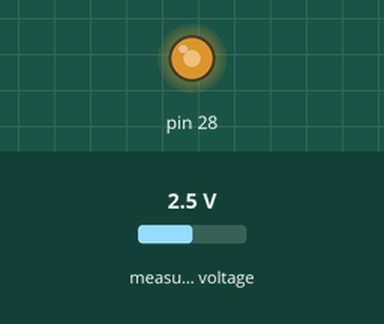
The sketch below on a simulated Teensy 4. Parts: output pins drawn as LEDs (lit = HIGH). The test bench sets the inputs (shaded band); at power-on: measured voltage 2.5 V. What the sketch prints to the serial monitor is not drawn.

Above: at 0.15 s.
At 1.09 s:
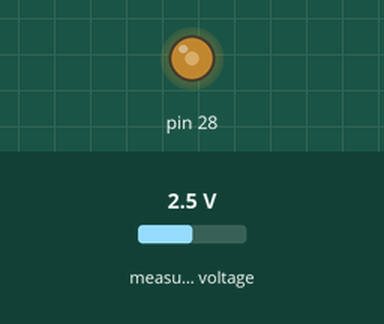
Timing chart, 0 to 16.9 s (numbered marks = the images above):
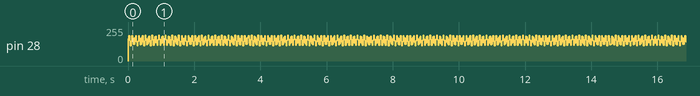

The sketch:

4wire_firmWareV1_16bitADC.ino
```cpp
/*
   4-wire Firmware
   WAG _ Project H.aHK Box _ 4-wire AC Daugter Card
   Version 1.1
   S. Shaw
   2/13/2022

   Outputs a sine wave with user defined frequency to Teensy DAC hardware
   Calculates and outputs an RMS Voltage value at a user defined Read_Out_Rate
*/

// User Inputs
float freq_sin = 10; // Frequency of Sine Wave Modulation (Hz), [1, 160] range allowed given Nyquist sampling rate of 2 samples per period, 320 max SPS of ADC
int Num_Cycles = 10; // integer used for # of cycles per read window or the Read Out Rate.

// preset/calcuated values
float rms_sum, tim; //rms sum for RMS calculations, tim for outputting sinwave based on time
int frame; //integer used to keep track of what frame in a given window the current reading is
float period = 1 / freq_sin; // Calculate period of sine wave
int window_length = (period * Num_Cycles) / 0.0061; //integer calculated to provide the # of frames, or readings, that will be used per RMS calculation (SPS/Read Out Rate)
float twopi = 3.14159 * 2; //For sin wave generation
int tim_old = 0;

// Imports ADC library and defines hardware-to-software definition for library
#include<ADS1115_WE.h>
#include<Wire.h>
#define I2C_ADDRESS 0x48
ADS1115_WE adc = ADS1115_WE(I2C_ADDRESS);


void setup() {
  analogWriteResolution(12); //Define DAC output pin for sin wave generation
  Wire.begin();
  Serial.begin(115200); //Begin serial comm for debug
  while ( !Serial ) ; //Wait for serial comm to initialize
  // Error handling if ADC not found. Might need to run nauStartupCode or check wiring
  if (!adc.init()) {
    Serial.println("ADS1115 not connected!");
  }

  // Define ADC settings
  adc.setVoltageRange_mV(ADS1115_RANGE_4096); //comment line/change parameter to change range
  adc.setCompareChannels(ADS1115_COMP_0_GND); //comment line/change parameter to change channel
  adc.setConvRate(ADS1115_860_SPS); //uncomment if you want to change the default
  adc.setMeasureMode(ADS1115_CONTINUOUS); //comment line/change parameter to change mode

  // set dynamic variable starting values
  rms_sum = 0;
  frame = 1;
  Serial.println("");
  Serial.println(window_length);
  Serial.println("Window Length ^^");
  Serial.println("");
}


void loop() {

  /*
    // prototype code: delay until we are at wave peak
    tim = micros(); //Calculate microseconds
    // If current time is not lined up approximatly at 1/4 the sine wave, or with the first peak of a cycle, delay until alligned
    if ((int(tim) % int(period * 1000000)) > (period * 250100) | (int(tim) % int(period * 1000000)) < (period * 249900)) {
      delayMicroseconds(int(period * 1000000) - (int(tim) % int(period * 1000000)) + period * 250000);
      //Serial.print("Wait!!!!");
    }
    //tim = micros();
    //Serial.println(int(tim) % int(period * 1000000));
  */

  tim = micros() / 1000000.0; //Calculate Seconds
  Sin(freq_sin, tim, period); // Run next sinwave output voltage level based on frequency and time
  if ((tim * 1000000) - tim_old >= 6100) //trying to get to 6100 microseconds or 6.100 millis between readings
  {
    if (frame <= window_length)
    {
      rms_sum = rms_sum + sq(readChannel(ADS1115_COMP_0_GND));
      frame = frame + 1; // Update frame # for next ADC measurement
      //Serial.println(tim, 6);
      //Serial.println((nau.read() / 8388608.0) * 2.5);
    }

    else if (frame > window_length) {
      //Calculate final RMS value and output
      float rms_volt = sqrt(rms_sum / window_length);
      Serial.println("RMS_Voltage");
      Serial.println("");
      Serial.println(rms_volt, 6);
      Serial.println("");
      //Serial.print(tim, 7);
      //Serial.println("");

      rms_sum = 0;
      frame = 1; //reinitialize frame integer to 0 for next window of measurements/ next RMS value
    }
    tim_old = micros();
  }

}


float readChannel(ADS1115_MUX channel) {
  float voltage = 0.0;
  adc.setCompareChannels(channel);
  voltage = adc.getResult_V(); // alternative: getResult_mV for Millivolt
  return voltage;
}


// Sine Wave Generator Code function: Uses a table of 1024 sine wave values from [0, 1] as ratios for computing correct DAC output.

void Sin(float freq_m, float tim, float period) {
  //Full resolution is 4095, over 3.3 V -> 0.00080586 V per bit
  // Currently set to 500mV amplitude, 2V offset

  float window_tim = int(tim * 100000) % int(period * 100000); // window time in us
  float sin_values[] = {0.000000, 0.006142, 0.012284, 0.018425, 0.024565, 0.030705, 0.036843, 0.042980, 0.049116, 0.055249, 0.061381, 0.067510, 0.073636, 0.079760, 0.085881, 0.091999, 0.098113,
                        0.104223, 0.110330, 0.116432, 0.122530, 0.128623, 0.134712, 0.140795, 0.146873, 0.152946, 0.159012, 0.165073, 0.171128, 0.177176, 0.183217, 0.189251, 0.195279,
                        0.201299, 0.207311, 0.213316, 0.219312, 0.225300, 0.231280, 0.237251, 0.243213, 0.249166, 0.255110, 0.261043, 0.266967, 0.272881, 0.278785, 0.284678, 0.290561,
                        0.296432, 0.302292, 0.308141, 0.313978, 0.319804, 0.325617, 0.331418, 0.337206, 0.342982, 0.348745, 0.354495, 0.360231, 0.365954, 0.371663, 0.377358, 0.383039,
                        0.388705, 0.394356, 0.399993, 0.405615, 0.411221, 0.416812, 0.422387, 0.427946, 0.433489, 0.439016, 0.444526, 0.450019, 0.455495, 0.460954, 0.466396, 0.471820,
                        0.477227, 0.482615, 0.487985, 0.493337, 0.498670, 0.503985, 0.509280, 0.514556, 0.519813, 0.525050, 0.530267, 0.535464, 0.540641, 0.545798, 0.550934, 0.556050,
                        0.561144, 0.566217, 0.571269, 0.576299, 0.581308, 0.586294, 0.591259, 0.596201, 0.601121, 0.606018, 0.610892, 0.615743, 0.620571, 0.625375, 0.630156, 0.634913,
                        0.639646, 0.644355, 0.649040, 0.653700, 0.658336, 0.662947, 0.667532, 0.672093, 0.676628, 0.681138, 0.685622, 0.690080, 0.694512, 0.698918, 0.703297, 0.707650,
                        0.711977, 0.716276, 0.720548, 0.724794, 0.729012, 0.733202, 0.737365, 0.741500, 0.745607, 0.749685, 0.753736, 0.757758, 0.761751, 0.765716, 0.769652, 0.773559,
                        0.777437, 0.781285, 0.785104, 0.788893, 0.792653, 0.796382, 0.800082, 0.803751, 0.807390, 0.810999, 0.814577, 0.818124, 0.821641, 0.825126, 0.828580, 0.832003,
                        0.835395, 0.838755, 0.842084, 0.845380, 0.848645, 0.851878, 0.855079, 0.858247, 0.861383, 0.864487, 0.867558, 0.870596, 0.873601, 0.876574, 0.879513, 0.882419,
                        0.885292, 0.888132, 0.890938, 0.893710, 0.896449, 0.899154, 0.901825, 0.904462, 0.907064, 0.909633, 0.912167, 0.914667, 0.917133, 0.919563, 0.921959, 0.924321,
                        0.926647, 0.928939, 0.931195, 0.933416, 0.935602, 0.937753, 0.939869, 0.941949, 0.943993, 0.946002, 0.947975, 0.949912, 0.951814, 0.953680, 0.955509, 0.957303,
                        0.959060, 0.960782, 0.962467, 0.964116, 0.965728, 0.967304, 0.968843, 0.970346, 0.971813, 0.973242, 0.974635, 0.975992, 0.977311, 0.978593, 0.979839, 0.981048,
                        0.982219, 0.983354, 0.984451, 0.985512, 0.986535, 0.987521, 0.988469, 0.989381, 0.990255, 0.991092, 0.991891, 0.992653, 0.993377, 0.994064, 0.994714, 0.995326,
                        0.995900, 0.996437, 0.996937, 0.997398, 0.997822, 0.998209, 0.998557, 0.998869, 0.999142, 0.999378, 0.999576, 0.999736, 0.999859, 0.999943, 0.999991, 1.000000,
                        0.999972, 0.999906, 0.999802, 0.999661, 0.999481, 0.999264, 0.999010, 0.998718, 0.998388, 0.998020, 0.997615, 0.997172, 0.996692, 0.996174, 0.995618, 0.995025,
                        0.994394, 0.993726, 0.993020, 0.992277, 0.991496, 0.990678, 0.989823, 0.988930, 0.988000, 0.987032, 0.986028, 0.984986, 0.983907, 0.982791, 0.981638, 0.980448,
                        0.979221, 0.977957, 0.976656, 0.975318, 0.973943, 0.972532, 0.971084, 0.969599, 0.968078, 0.966521, 0.964926, 0.963296, 0.961629, 0.959926, 0.958186, 0.956411,
                        0.954599, 0.952751, 0.950868, 0.948948, 0.946993, 0.945002, 0.942975, 0.940913, 0.938815, 0.936682, 0.934514, 0.932310, 0.930071, 0.927797, 0.925488, 0.923144,
                        0.920766, 0.918352, 0.915904, 0.913422, 0.910905, 0.908353, 0.905767, 0.903147, 0.900494, 0.897806, 0.895084, 0.892328, 0.889539, 0.886716, 0.883860, 0.880970,
                        0.878048, 0.875092, 0.872103, 0.869081, 0.866026, 0.862939, 0.859819, 0.856667, 0.853482, 0.850266, 0.847017, 0.843736, 0.840423, 0.837079, 0.833703, 0.830296,
                        0.826857, 0.823387, 0.819886, 0.816354, 0.812792, 0.809198, 0.805575, 0.801920, 0.798236, 0.794521, 0.790777, 0.787002, 0.783198, 0.779365, 0.775502, 0.771609,
                        0.767688, 0.763737, 0.759758, 0.755750, 0.751714, 0.747649, 0.743557, 0.739436, 0.735287, 0.731110, 0.726906, 0.722674, 0.718416, 0.714130, 0.709817, 0.705477,
                        0.701111, 0.696718, 0.692299, 0.687854, 0.683383, 0.678886, 0.674364, 0.669816, 0.665243, 0.660644, 0.656021, 0.651373, 0.646701, 0.642004, 0.637283, 0.632538,
                        0.627769, 0.622976, 0.618160, 0.613320, 0.608458, 0.603572, 0.598664, 0.593733, 0.588779, 0.583804, 0.578806, 0.573787, 0.568746, 0.563683, 0.558599, 0.553495,
                        0.548369, 0.543222, 0.538055, 0.532868, 0.527661, 0.522434, 0.517187, 0.511920, 0.506635, 0.501330, 0.496006, 0.490664, 0.485303, 0.479923, 0.474526, 0.469111,
                        0.463678, 0.458227, 0.452759, 0.447274, 0.441773, 0.436254, 0.430719, 0.425168, 0.419601, 0.414018, 0.408420, 0.402806, 0.397177, 0.391532, 0.385873, 0.380200,
                        0.374512, 0.368810, 0.363094, 0.357365, 0.351622, 0.345865, 0.340096, 0.334314, 0.328519, 0.322712, 0.316892, 0.311061, 0.305218, 0.299363, 0.293498, 0.287621,
                        0.281733, 0.275834, 0.269926, 0.264007, 0.258078, 0.252139, 0.246191, 0.240233, 0.234267, 0.228291, 0.222307, 0.216315, 0.210314, 0.204306, 0.198290, 0.192266,
                        0.186235, 0.180197, 0.174152, 0.168101, 0.162043, 0.155980, 0.149910, 0.143835, 0.137754, 0.131668, 0.125577, 0.119481, 0.113381, 0.107277, 0.101168, 0.095056,
                        0.088940, 0.082821, 0.076699, 0.070573, 0.064446, 0.058315, 0.052183, 0.046048, 0.039912, 0.033774, 0.027635, 0.021495, 0.015354, 0.009213, 0.003071, -0.003071,
                        -0.009213, -0.015354, -0.021495, -0.027635, -0.033774, -0.039912, -0.046048, -0.052183, -0.058315, -0.064446, -0.070573, -0.076699, -0.082821, -0.088940, -0.095056, -0.101168,
                        -0.107277, -0.113381, -0.119481, -0.125577, -0.131668, -0.137754, -0.143835, -0.149910, -0.155980, -0.162043, -0.168101, -0.174152, -0.180197, -0.186235, -0.192266, -0.198290,
                        -0.204306, -0.210314, -0.216315, -0.222307, -0.228291, -0.234267, -0.240233, -0.246191, -0.252139, -0.258078, -0.264007, -0.269926, -0.275834, -0.281733, -0.287621, -0.293498,
                        -0.299363, -0.305218, -0.311061, -0.316892, -0.322712, -0.328519, -0.334314, -0.340096, -0.345865, -0.351622, -0.357365, -0.363094, -0.368810, -0.374512, -0.380200, -0.385873,
                        -0.391532, -0.397177, -0.402806, -0.408420, -0.414018, -0.419601, -0.425168, -0.430719, -0.436254, -0.441773, -0.447274, -0.452759, -0.458227, -0.463678, -0.469111, -0.474526,
                        -0.479923, -0.485303, -0.490664, -0.496006, -0.501330, -0.506635, -0.511920, -0.517187, -0.522434, -0.527661, -0.532868, -0.538055, -0.543222, -0.548369, -0.553495, -0.558599,
                        -0.563683, -0.568746, -0.573787, -0.578806, -0.583804, -0.588779, -0.593733, -0.598664, -0.603572, -0.608458, -0.613320, -0.618160, -0.622976, -0.627769, -0.632538, -0.637283,
                        -0.642004, -0.646701, -0.651373, -0.656021, -0.660644, -0.665243, -0.669816, -0.674364, -0.678886, -0.683383, -0.687854, -0.692299, -0.696718, -0.701111, -0.705477, -0.709817,
                        -0.714130, -0.718416, -0.722674, -0.726906, -0.731110, -0.735287, -0.739436, -0.743557, -0.747649, -0.751714, -0.755750, -0.759758, -0.763737, -0.767688, -0.771609, -0.775502,
                        -0.779365, -0.783198, -0.787002, -0.790777, -0.794521, -0.798236, -0.801920, -0.805575, -0.809198, -0.812792, -0.816354, -0.819886, -0.823387, -0.826857, -0.830296, -0.833703,
                        -0.837079, -0.840423, -0.843736, -0.847017, -0.850266, -0.853482, -0.856667, -0.859819, -0.862939, -0.866026, -0.869081, -0.872103, -0.875092, -0.878048, -0.880970, -0.883860,
                        -0.886716, -0.889539, -0.892328, -0.895084, -0.897806, -0.900494, -0.903147, -0.905767, -0.908353, -0.910905, -0.913422, -0.915904, -0.918352, -0.920766, -0.923144, -0.925488,
                        -0.927797, -0.930071, -0.932310, -0.934514, -0.936682, -0.938815, -0.940913, -0.942975, -0.945002, -0.946993, -0.948948, -0.950868, -0.952751, -0.954599, -0.956411, -0.958186,
                        -0.959926, -0.961629, -0.963296, -0.964926, -0.966521, -0.968078, -0.969599, -0.971084, -0.972532, -0.973943, -0.975318, -0.976656, -0.977957, -0.979221, -0.980448, -0.981638,
                        -0.982791, -0.983907, -0.984986, -0.986028, -0.987032, -0.988000, -0.988930, -0.989823, -0.990678, -0.991496, -0.992277, -0.993020, -0.993726, -0.994394, -0.995025, -0.995618,
                        -0.996174, -0.996692, -0.997172, -0.997615, -0.998020, -0.998388, -0.998718, -0.999010, -0.999264, -0.999481, -0.999661, -0.999802, -0.999906, -0.999972, -1.000000, -0.999991,
                        -0.999943, -0.999859, -0.999736, -0.999576, -0.999378, -0.999142, -0.998869, -0.998557, -0.998209, -0.997822, -0.997398, -0.996937, -0.996437, -0.995900, -0.995326, -0.994714,
                        -0.994064, -0.993377, -0.992653, -0.991891, -0.991092, -0.990255, -0.989381, -0.988469, -0.987521, -0.986535, -0.985512, -0.984451, -0.983354, -0.982219, -0.981048, -0.979839,
                        -0.978593, -0.977311, -0.975992, -0.974635, -0.973242, -0.971813, -0.970346, -0.968843, -0.967304, -0.965728, -0.964116, -0.962467, -0.960782, -0.959060, -0.957303, -0.955509,
                        -0.953680, -0.951814, -0.949912, -0.947975, -0.946002, -0.943993, -0.941949, -0.939869, -0.937753, -0.935602, -0.933416, -0.931195, -0.928939, -0.926647, -0.924321, -0.921959,
                        -0.919563, -0.917133, -0.914667, -0.912167, -0.909633, -0.907064, -0.904462, -0.901825, -0.899154, -0.896449, -0.893710, -0.890938, -0.888132, -0.885292, -0.882419, -0.879513,
                        -0.876574, -0.873601, -0.870596, -0.867558, -0.864487, -0.861383, -0.858247, -0.855079, -0.851878, -0.848645, -0.845380, -0.842084, -0.838755, -0.835395, -0.832003, -0.828580,
                        -0.825126, -0.821641, -0.818124, -0.814577, -0.810999, -0.807390, -0.803751, -0.800082, -0.796382, -0.792653, -0.788893, -0.785104, -0.781285, -0.777437, -0.773559, -0.769652,
                        -0.765716, -0.761751, -0.757758, -0.753736, -0.749685, -0.745607, -0.741500, -0.737365, -0.733202, -0.729012, -0.724794, -0.720548, -0.716276, -0.711977, -0.707650, -0.703297,
                        -0.698918, -0.694512, -0.690080, -0.685622, -0.681138, -0.676628, -0.672093, -0.667532, -0.662947, -0.658336, -0.653700, -0.649040, -0.644355, -0.639646, -0.634913, -0.630156,
                        -0.625375, -0.620571, -0.615743, -0.610892, -0.606018, -0.601121, -0.596201, -0.591259, -0.586294, -0.581308, -0.576299, -0.571269, -0.566217, -0.561144, -0.556050, -0.550934,
                        -0.545798, -0.540641, -0.535464, -0.530267, -0.525050, -0.519813, -0.514556, -0.509280, -0.503985, -0.498670, -0.493337, -0.487985, -0.482615, -0.477227, -0.471820, -0.466396,
                        -0.460954, -0.455495, -0.450019, -0.444526, -0.439016, -0.433489, -0.427946, -0.422387, -0.416812, -0.411221, -0.405615, -0.399993, -0.394356, -0.388705, -0.383039, -0.377358,
                        -0.371663, -0.365954, -0.360231, -0.354495, -0.348745, -0.342982, -0.337206, -0.331418, -0.325617, -0.319804, -0.313978, -0.308141, -0.302292, -0.296432, -0.290561, -0.284678,
                        -0.278785, -0.272881, -0.266967, -0.261043, -0.255110, -0.249166, -0.243213, -0.237251, -0.231280, -0.225300, -0.219312, -0.213316, -0.207311, -0.201299, -0.195279, -0.189251,
                        -0.183217, -0.177176, -0.171128, -0.165073, -0.159012, -0.152946, -0.146873, -0.140795, -0.134712, -0.128623, -0.122530, -0.116432, -0.110330, -0.104223, -0.098113, -0.091999,
                        -0.085881, -0.079760, -0.073636, -0.067510, -0.061381, -0.055249, -0.049116, -0.042980, -0.036843, -0.030705, -0.024565, -0.018425, -0.012284, -0.006142, 0.000000
                       };

  float valWrite = sin_values[int(1024 * (window_tim / (period * 100000)))]  * 620.0 + 2481.0;
  analogWrite(A14, (int)valWrite);
}
```
